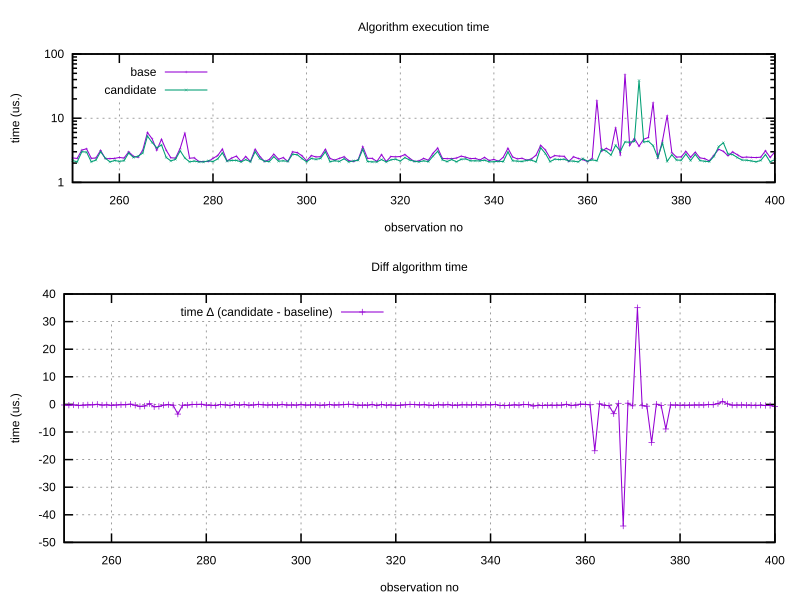

Write gnuplot code to recreate this figure.
set term svg enhanced size 800,600 lw 1.5
set output 'outliers.svg'
set grid

set key left top

set datafile separator ',

set multiplot

set xrange [250:400]

set ylabel "time (us.)"
set xlabel "observation no"

set title "Diff algorithm time"
set size 1,0.6
set origin 0,0
plot "./outliers.csv" using ($3 / 1000) title "time ∆ (candidate - baseline)" with linespoints ps 0.7 lw 0.7

set log y 10

set title "Algorithm execution time"
set size 1,0.4
set origin 0,0.6
plot "./outliers.csv" using ($1 / 1000) title "base" with linespoints ps 0.3 lw 0.7, \
     "./outliers.csv" using ($2 / 1000) title "candidate" with linespoints ps 0.3 lw 0.7
